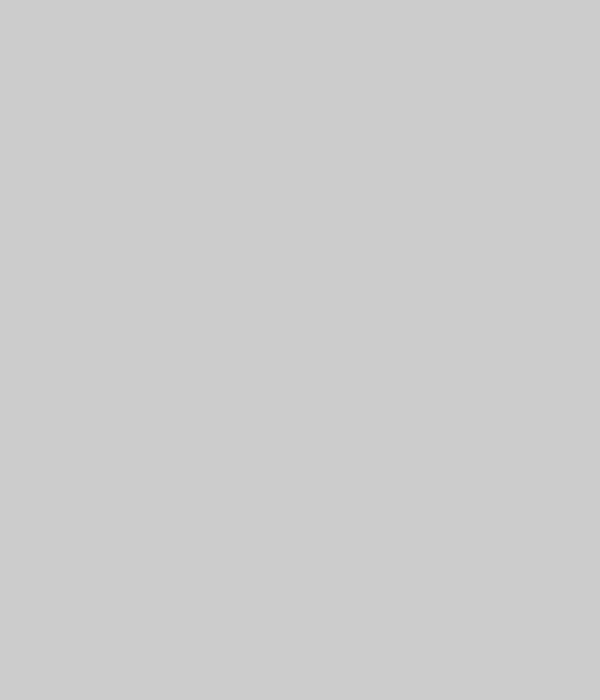
Frame 1 (no input)
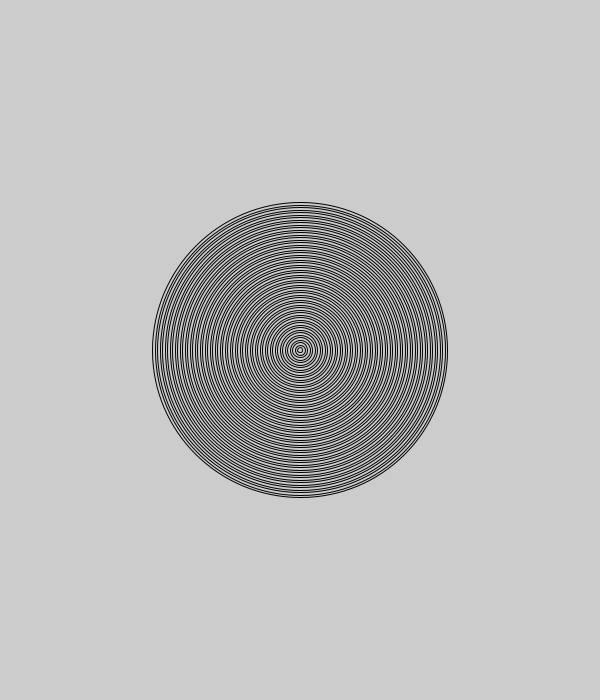
Frame 60 (the mouse pressed at the canvas centre just before this capture)
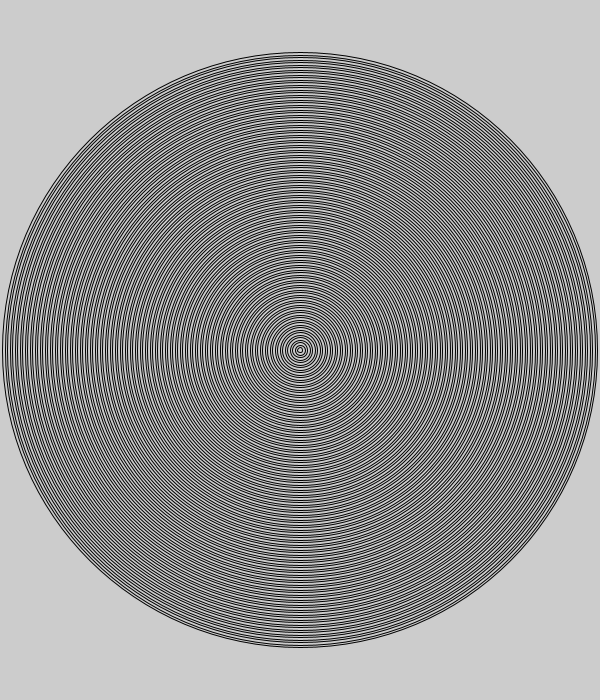
Frame 120 (the mouse held since frame 60 and released just before this capture)

The Processing sketch that drew these frames (run headless with seeded random() and noise(); from frame 60 on, the mouse is pressed at the canvas centre):

// Processing sketch: circle
// ── circle.pde
int r = 0;

void setup() {
	size(600, 700);
	noFill();
}

void draw() {
	ellipse(width/2, height/2, r, r);
	r += 5;
	if (r > width || r > height) {
		noLoop();
	}
}
